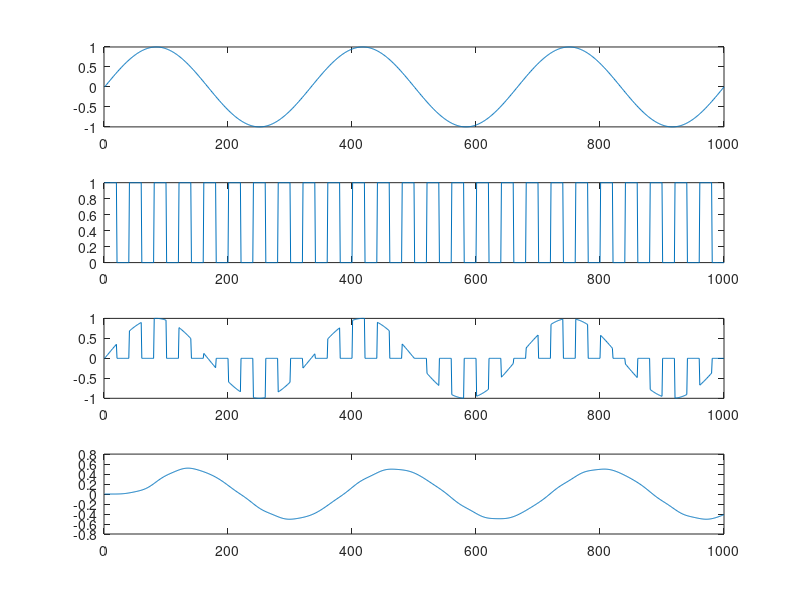

Write MATLAB code to recreate this figure.
pkg load control
pkg load signal
clc;
clear;
T=1000;
t=linspace(0,1,T);
fm=3;
Am=1;
mt=Am*sin(2*pi*fm*t);
subplot(4,1,1);
plot(mt);

pt=zeros(1,T)
for i=1:40:T
  pt(1,i:i+19)=1;
  pt(1,i+20:i+39)=0;
end
subplot(4,1,2)
plot(pt)
at=mt.*pt;
subplot(4,1,3)
plot(at);
%%d=diff(at);
%%y=abs(at);
[b,a]=butter(5,0.02);
f=filter(b,a,at);
subplot(4,1,4);
plot(f);